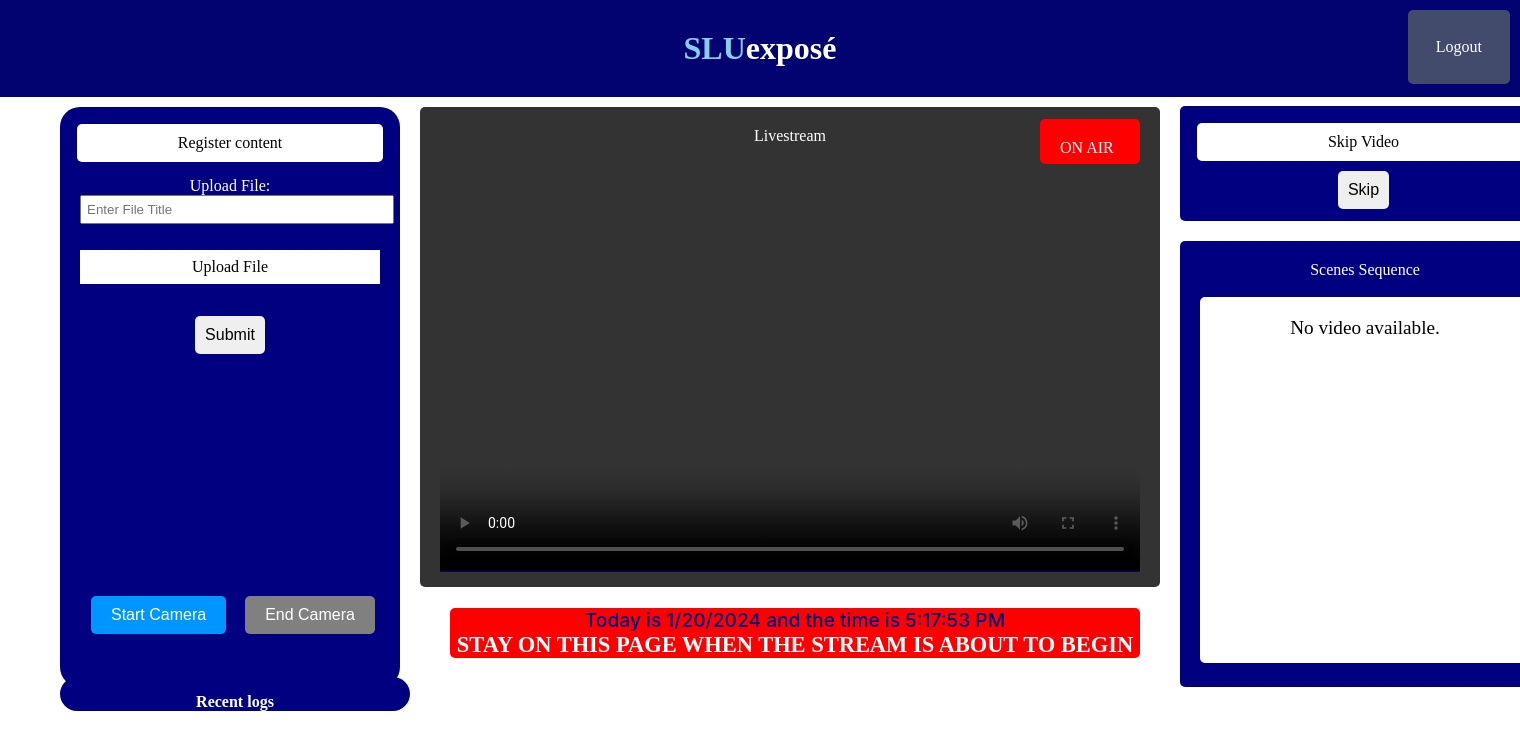
The page /php/ContentCreator/contentCreatorsHub.php (signed in) on the database as committed earlier.
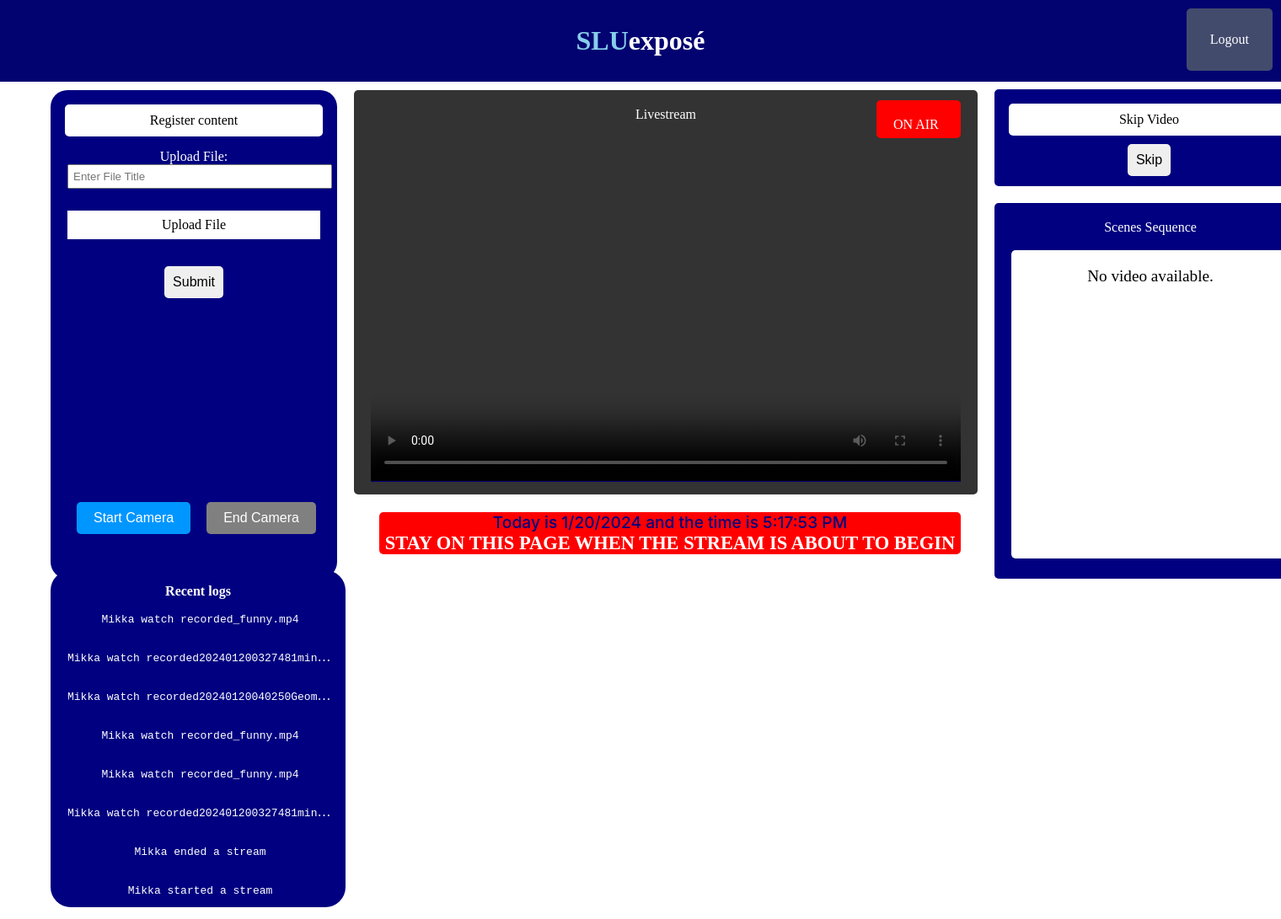
The same page on the database as committed later.
### tables this page shows
CREATE TABLE `recent_logs` (
  `id` int(11) NOT NULL AUTO_INCREMENT,
  `type` varchar(50) NOT NULL,
  `event` varchar(100) NOT NULL,
  `userId` int(11) NOT NULL,
  `log_created` timestamp NOT NULL DEFAULT current_timestamp(),
  PRIMARY KEY (`id`)
);

### php/includes/getRecentLogs.php (called while the page is built, shortened)
<?php
function getRecentLogs()
{
  include('../db.php');
  $query = "SELECT * FROM recent_logs ORDER by log_created DESC";
  $result = $db->query($query);
  if ($result) {
    $rows = $result->fetch_all(MYSQLI_ASSOC);
    if (count($rows) > 0) {
      return $rows;
    } else {
      return [];
    }
  } else {
    return [];
  }
}

### php/ContentCreator/contentCreatorsHub.php (the view, shortened to what this page needs)
<?php
include('../includes/getRecentLogs.php');
$getRecentLogs = getRecentLogs();
$totalLogs = count($getRecentLogs) > 0 ? true : false;
?>
<!DOCTYPE html>
<html lang="en">
<head>
    <link rel="stylesheet" href="../../style/style.css">
</head>
<body>
    <?php
        include('../includes/headerHub.php');
    ?>
<div class='wrapper'>
    <div style="overflow-y:auto;" class="upload-container">
        <div class="upload">
            <div class="contentTitle">Register content</div><br>
            <label for="videoUpload">Upload File:</label>
            <form id='uploadFormData'  enctype="multipart/form-data" novalidate>
                <input style="width:100%;" type="text" name="fileTitle" placeholder="Enter File Title" required>
                <label style="padding:0.5rem 1rem;background:#ffffff;color:#000;cursor:pointer; margin-block:1rem;" for='videoUpload'>Upload File</label>
                <button style="margin-block:1rem;" class="uploadvideo" type="submit">Submit</button>
            </form><br>
        </div>
    </div>
    <div class="livestream">
        <div class="livestream2">Livestream</div>
        <div id='onAir' class="onAir cursor-pointer">ON AIR</div>
        <br>
        <div class="recordedrectangle2">
            <video id="localVideo" autoplay playsinline controls  style="width: 700px; height: 393.75px;"></video>
        </div>
    </div>
    <div class="controls">
        <div class="button-container">
            <button class="startcamera" id="startBtn">Start Camera</button>
            <button class="endcamera" onclick="stopcamera()" id="endBtn">End Camera</button>
        </div>
    <div class="reminder">
        <?php include('../includes/time.php'); ?>
            <h3>STAY ON THIS PAGE WHEN THE STREAM IS ABOUT TO BEGIN</h3>
        </div>
        <div class="deletescene">
            <div class="contentTitle">Skip Video</div>
            <form id="deleteSceneForm" >
                <button type="submit" class="delete" name="deleteScene">Skip</button>
            </form>
        </div>
        <div id='displayVideos'>
            <div class="history">
                <p>Scenes Sequence</p>
            </div>
            <div id="playlistContainer" class="recordedrectangle3">
                <p style="font-size:1.2rem;font-weight:500;" id='noContent'>No video available.</p>
            </div>
        </div>
        <div id='showRecentLogs' class="log-details">
                <h4 style='text-align:center; padding-top:1rem;'>Recent logs</h4>
           <div  class="log-flex">
                <?php
                if($totalLogs){
                     foreach ($getRecentLogs as $key => $logs) {
                        ?>
                         <div id='getLogs' class="log-details">
                            <code><?php echo $logs['event']; ?></code>
                        </div>
                        <?php
                     }
                  }
                ?>
           </div>
        </div>
</div>
</body>
</html>

### php/includes/headerHub.php
<div class="banner">
    <h1><span class="skyblue-text">SLU</span><span class="white-text">exposé</span></h1>
    <a href="../logout.php" class="logout-button">Logout</a>
</div>

### php/includes/time.php (shortened to what this page needs)
<div class="date-time">
    <p id="datetime">Loading Time...</p>
</div>

### style/style.css (style rules this page uses)
* { margin: 0; padding: 0; }
body { margin: 0; padding: 0; overflow: hidden; }
.banner { background-color: rgb(2, 2, 112); color: blue; padding: 20px; text-align: center; }
.logout-button { position: absolute; top: 10px; right: 10px; text-decoration: none; color: #fff; padding: 28px 28px; background-color: #434b6d; border: none; border-radius: 5px; cursor: pointer; }
.skyblue-text { color: skyblue; }
.white-text { color: white; }
.date-time { text-align: center; margin-top: 20px; font-family: san system-ui, -apple-system, BlinkMacSystemFont, 'Segoe UI', Roboto, Oxygen, Ubuntu, Cantarell, 'Open Sans', 'Helvetica Neue', sans-serif; font-style: bold; color: navy; }
form { text-align: center; margin-top: 60px; }
form label { display: block; margin-bottom: 5px; }
form input { margin-bottom: 10px; padding: 5px; }
h1 { text-align: center; padding: 10px 0 10px 0; }
button { padding: 10px; border: none; border-radius: 5px; cursor: pointer; font-size: 16px; }
.upload-container { padding-top: 10spx; padding-left: 20px; margin-top: 10px; }
.upload { background-color: navy; padding: 20px; text-align: center; color: white; width: 300px; height: 540px; border-radius:20px; }
.upload form { margin-top: 0px; }
.contentTitle { background-color: white; color: black; padding: 10px; margin: -3px; border-radius: 5px; }
.startcamera { background-color: #0096FF; color: white; padding: 10px 20px; margin-left: 51px; margin-top: 25px; border: none; border-radius: 5px; cursor: pointer; }
.endcamera { background-color: gray; color: white; padding: 10px 20px; margin-left: 15px; border: none; border-radius: 5px; cursor: pointer; }
.uploadimage, .uploadvideo { margin: 5px; }
.livestream2 { background-color: #333; color: white; padding: 20px; text-align: center; margin-left: 380px; margin-top: -580px; width: 700px; border-radius: 5px; height: 440px; }
.onAir { background-color: gray; color: white; border-radius: 5px; padding: 20px 20px; margin-top: -468px; margin-left: 1000px; height: 5px; width: 60px; }
.recordedrectangle2 { background-color: white; color: black; border-radius: 5px; margin-top: -5px; margin-left: 400px; border: none; width: 700px; height: 393.75px; text-align: center; }
.reminder { color: white; font-size: larger; font-weight: 500; background-color: #ff0000; border-radius: 5px; width: 690px; margin: -46px 0 0 410px; text-align: center; }
.deletescene { background-color: #000080; color: rgb(255, 255, 255); padding: 20px; text-align: center; margin-left: 1140px; margin-top: -552px; margin-bottom: 60px; width: 327px; height: 75px; border-radius: 5px; }
form#deleteSceneForm { text-align: center; margin-top: 13px; }
.history { background-color: #000080; color: white; padding: 20px; text-align: center; margin-left: 1140px; margin-top: -40px; width: 330px; border-radius: 5px; height: 406px; }
.recordedrectangle3 { background-color: white; color: black; border-radius: 5px; padding: 20px 20px; margin-top: -390px; margin-left: 1160px; border: none; width: 290px; height: 326px; text-align: center; overflow: auto; }

### php/ContentCreator/contentCreatorsHub.php (style rules this page uses)
.wrapper { width:100%; max-width: 90rem; margin-inline:auto; }
.log-details { width:350px; max-width: 350px; height: auto; max-height: 400px; background:navy; overflow-y: auto; margin:0.875rem 20px; border-radius: 24px; color:#ffffff; text-align: center; }
.log-flex { display:flex; flex-flow: column wrap; justify-content: center; align-items: center; }
.log-details { max-width: 90%; overflow-x: hidden; text-overflow: ellipsis; white-space: nowrap; }
.log-details> code { text-align: center; }

Rows that differ between the two databases and show on the page:
added recent_logs: event "Mikka watch recorded_funny.mp4"
added recent_logs: event "Mikka watch recorded202401200327481min…"
added recent_logs: event "Mikka watch recorded20240120040250Geom…"
added recent_logs: event "Mikka watch recorded_funny.mp4"
added recent_logs: event "Mikka watch recorded_funny.mp4"
added recent_logs: event "Mikka watch recorded202401200327481min…"
added recent_logs: event "Mikka ended a stream"
added recent_logs: event "Mikka started a stream"
